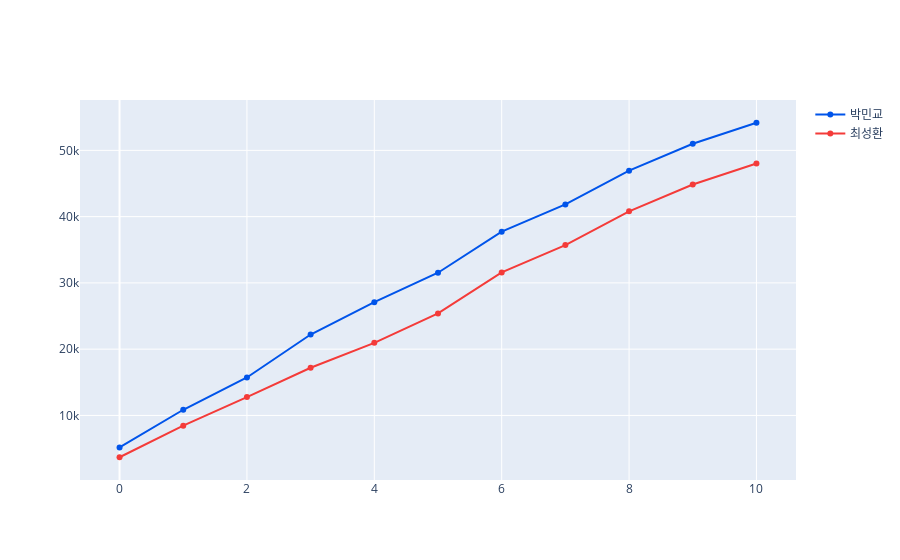

Notebook code cell kept with this figure:
### Markdown cell above
# 우승자 VS 준우승자 이동거리 비교

### Code cell
fig = go.Figure()

fig.add_trace(go.Scatter(x=semi_win_df.index, y=win_df['move'],
                    mode='lines+markers', # Line plot만 그리기
                    line=dict(color = '#0054EA'),
                    name='박민교'))

fig.add_trace(go.Scatter(x=semi_win_df.index, y=semi_win_df['move'],
                    mode='lines+markers', # Line plot만 그리기
                    line=dict(color = '#F43B39'),
                    name='최성환'))

fig.show()

### Figure 1 — Plotly figure (JSON) as saved in the notebook; plotly's stock layout.template omitted (floating-point values rounded to 4 significant figures)
{"data": [{"line": {"color": "#0054EA"}, "mode": "lines+markers", "name": "박민교", "type": "scatter", "x": [0, 1, 2, 3, 4, 5, 6, 7, 8, 9, 10], "y": [5165.0, 10860.0, 15720.0, 22210.0, 27090.0, 31530.0, 37730.0, 41850.0, 46940.0, 50990.0, 54170.0]}, {"line": {"color": "#F43B39"}, "mode": "lines+markers", "name": "최성환", "type": "scatter", "x": [0, 1, 2, 3, 4, 5, 6, 7, 8, 9, 10], "y": [3691.0, 8456.0, 12780.0, 17190.0, 20950.0, 25390.0, 31590.0, 35710.0, 40800.0, 44850.0, 48030.0]}], "layout": {"autosize": true, "xaxis": {"autorange": true, "range": [-0.6075, 10.61], "type": "linear"}, "yaxis": {"autorange": true, "range": [-474.2, 58330.0], "type": "linear"}}}
